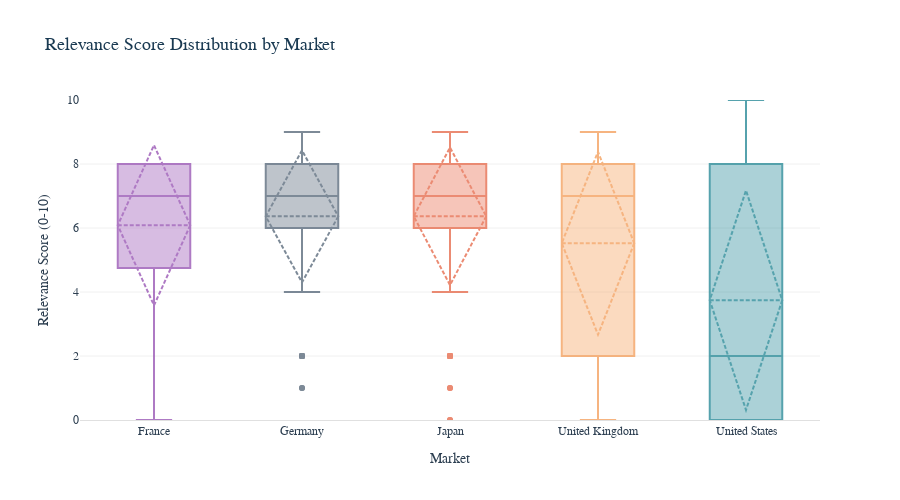

Write notebook code for a chart like this one.
### Markdown cell above
### **Relevance Box Plot By Market**

**What I'm Doing:**

- Creating box plots to display the full distribution of relevance scores for each market
- Calculating median, quartiles, and outliers to understand score variability
- Ordering markets by median relevance score to identify highest-quality news sources

**What It Shows:**

- Consistency of regulatory relevance across different markets
- Which markets have the most consistently high-relevance articles versus sporadic high-value content
- Data quality patterns that indicate whether certain markets require different filtering thresholds

### Code cell
# Prepare data sorted by median relevance
market_order = df.groupby('market_name')['relevance_score'].median().sort_values(ascending=False).index

fig = go.Figure()

for market in market_order:
    market_data = df[df['market_name'] == market]['relevance_score']
    
    fig.add_trace(go.Box(
        y=market_data,
        name=market,
        marker_color=COLORS['markets'][market],
        boxmean='sd',
        opacity=0.8
    ))

fig.update_layout(
    title='Relevance Score Distribution by Market',
    yaxis_title='Relevance Score (0-10)',
    xaxis_title='Market',
    height=500,
    showlegend=False,
    hovermode='closest',
    font=dict(family='Arial, sans-serif', size=12, color='#2C3E50'),
    plot_bgcolor='white',
    paper_bgcolor='white',
    title_font=dict(size=18, color=COLORS['primary']),
    xaxis=dict(showgrid=False, showline=True, linecolor='#E0E0E0'),
    yaxis=dict(showgrid=True, gridcolor='#F0F0F0', showline=False, range=[0, 10])
)

fig.show()
print("\nRelevance Distribution complete")

### Figure 1 — Plotly figure (JSON) as saved in the notebook; plotly's stock layout.template omitted (floating-point values rounded to 4 significant figures; data arrays with more than 128 entries replaced by an {"elided": "..."} marker saying what was removed)
{"data": [{"boxmean": "sd", "marker": {"color": "#9B59B6"}, "name": "France", "opacity": 0.8, "type": "box", "y": {"elided": "129 int values"}}, {"boxmean": "sd", "marker": {"color": "#5D6D7E"}, "name": "Germany", "opacity": 0.8, "type": "box", "y": [8, 6, 2, 2, 7, 6, 7, 2, 7, 7, 8, 7, 7, 7, 7, 1, 6, 8, 7, 2, 2, 8, 7, 2, 7, 7, 7, 8, 2, 5, 6, 8, 7, 2, 8, 2, 6, 7, 6, 2, 7, 7, 7, 7, 7, 8, 7, 8, 7, 8, 6, 7, 8, 2, 8, 2, 8, 7, 7, 7, 8, 5, 7, 8, 7, 8, 8, 7, 7, 7, 7, 8, 7, 8, 8, 6, 7, 8, 5, 7, 8, 1, 8, 2, 8, 7, 8, 7, 4, 7, 9, 8, 7, 8, 8, 7, 8, 6, 8]}, {"boxmean": "sd", "marker": {"color": "#E76F51"}, "name": "Japan", "opacity": 0.8, "type": "box", "y": {"elided": "142 int values"}}, {"boxmean": "sd", "marker": {"color": "#F4A261"}, "name": "United Kingdom", "opacity": 0.8, "type": "box", "y": [8, 2, 8, 1, 2, 1, 6, 1, 9, 0, 1, 7, 7, 1, 7, 4, 7, 4, 7, 7, 7, 6, 5, 5, 7, 6, 7, 6, 4, 5, 5, 2, 6, 7, 6, 7, 1, 1, 2, 2, 1, 8, 7, 1, 8, 2, 1, 0, 2, 0, 1, 2, 7, 2, 7, 1, 6, 2, 1, 8, 1, 1, 1, 7, 2, 0, 1, 8, 8, 8, 8, 8, 8, 8, 8, 7, 8, 8, 8, 8, 8, 8, 8, 7, 7, 8, 7, 8, 8, 8, 7, 8, 2, 8, 8, 5, 8, 8, 2, 7, 8, 7, 8, 7, 8, 8, 7, 8, 8, 7, 8, 8, 8, 8, 8, 8, 8, 8, 6, 2, 8, 8]}, {"boxmean": "sd", "marker": {"color": "#2C8C99"}, "name": "United States", "opacity": 0.8, "type": "box", "y": {"elided": "160 int values"}}], "layout": {"font": {"color": "#2C3E50", "family": "Arial, sans-serif", "size": 12}, "height": 500, "hovermode": "closest", "paper_bgcolor": "white", "plot_bgcolor": "white", "showlegend": false, "title": {"font": {"color": "#1A3A52", "size": 18}, "text": "Relevance Score Distribution by Market"}, "xaxis": {"linecolor": "#E0E0E0", "showgrid": false, "showline": true, "title": {"text": "Market"}}, "yaxis": {"gridcolor": "#F0F0F0", "range": [0, 10], "showgrid": true, "showline": false, "title": {"text": "Relevance Score (0-10)"}}}}
